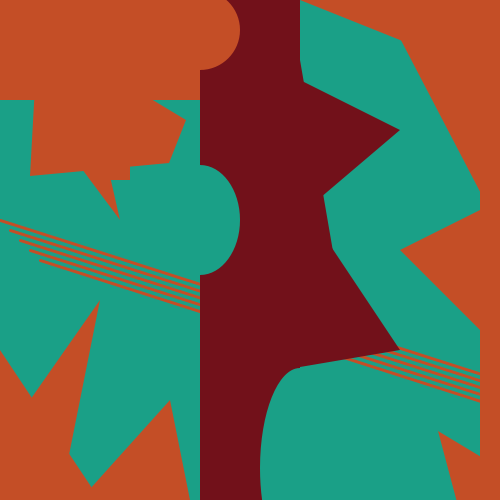
Frame 1 (no input)
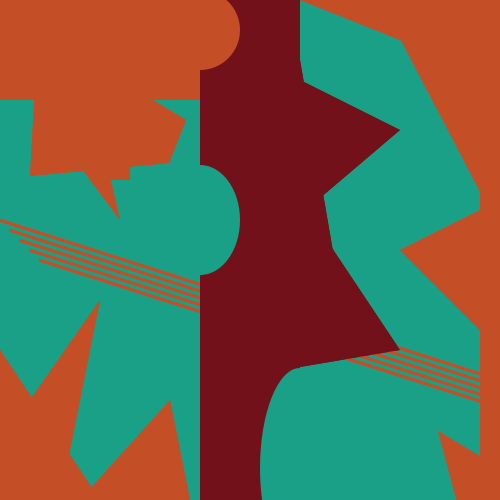
Frame 2 (the mouse pressed at the canvas centre, redrawn once)

The Processing sketch that drew these frames (run headless with seeded random() and noise(); the mouse was pressed at the canvas centre and the sketch redrawn once):

// Processing sketch: processing_143867
// ── processing_143867.pde

void setup() {
  size(500, 500);
  background(26,160,135);
  noLoop();
}

void draw() {
  stroke(196,78,38);
  strokeWeight(3);
  line(0, 220, 500, 380);
  
  stroke(196,78,38);
  strokeWeight(3);
  line(10, 230, 510, 390);
  
  stroke(196,78,38);
  strokeWeight(3);
  line(20, 240, 520, 400);
  
  stroke(196,78,38);
  strokeWeight(3);
  line(30, 250, 530, 410);
  
  stroke(196,78,38);
  strokeWeight(3);
  line(40, 260, 540, 420);
  
  noStroke();
  fill(196,78,38);
  quad(38,31,186,120,169,163,30,176);
  
  fill(196,78,38);
  quad(88,80,120,220,70,153,90,170);
  
  fill(196,78,38);
  rect(100,140,30,40);
  
  fill(196,78,38);
  quad(438,431,586,520,569,563,530,776);
  
  fill(196,78,38);
  rect(480,400,300,130);
  
  noStroke();
  fill(114,17,26);
  rect(200,0,100,510);

  fill(114,17,26);
  triangle(300,200,400,350,206,383);

  fill(114,17,26);
  triangle(300,60,350,350,200,380);
  
  fill(114,17,26);
  triangle(300,80,400,130,200,300);
  
  fill(26,160,135);
  ellipse(300,468,80,200);
 
  fill(26,160,135);
  ellipse(200,220,80,110);
  
  fill(196,78,38);
  quad(400,0,500,0,500,230,380,0);
  
  fill(196,78,38);
  triangle(500,80,400,0,300,0);
  
  fill(196,78,38);
  rect(480,140,80,400);

  fill(196,78,38);
  triangle(400,250,500,200,500,350);

  fill(196,78,38);
  triangle(0,350,100,500,0,500);
  
  fill(196,78,38);
  triangle(80,500,190,500,170,400);
  
  fill(196,78,38);
  rect(0,0,200,100);
  
  fill(196,78,38);
  ellipse(200,30,80,80);
  
  fill(196,78,38);
  triangle(30,400,100,300,20,700);
  

}
